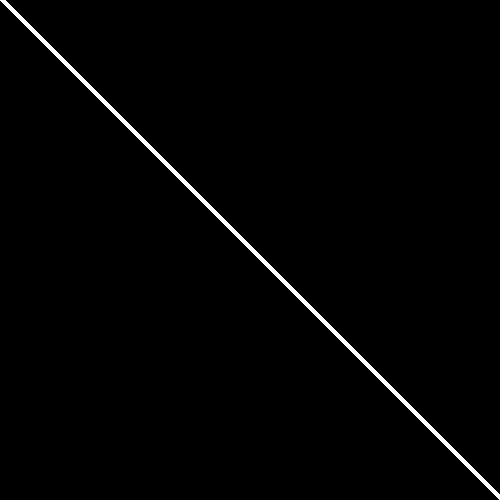

Write the Python code that produced this figure.
from tkinter import *
from PIL import Image, ImageDraw, ImageTk

# Função para mostrar a imagem no Tkinter
def mostrar_imagem():
    imagem.save("imgteste.png") #salva a imagem em um arquivo
    img = ImageTk.PhotoImage(Image.open("imgteste.png"))

    label_imagem = Label(janela, image=img)
    label_imagem.image = img

    label_imagem.pack()

janela = Tk()
janela.title("imagem")
janela.geometry("600x600")

branco = (255, 255, 255)
imagem = Image.new("RGB", (500,500), branco)

pixels = imagem.load()
largura, altura = imagem.size

for x in range(largura):
    for y in range(altura):
        if x < y or x > y+5 :
            pixels[x, y] = (0, 0, 0)
    
mostrar_imagem()
#desenho = ImageDraw.Draw(imagem)
#desenho.ellipse((100, 100, 200, 200), fill=(150, 100, 255))

botao_mostrar = Button(janela, text="Mostrar Imagem", command=mostrar_imagem)
botao_mostrar.pack()
janela.mainloop()
